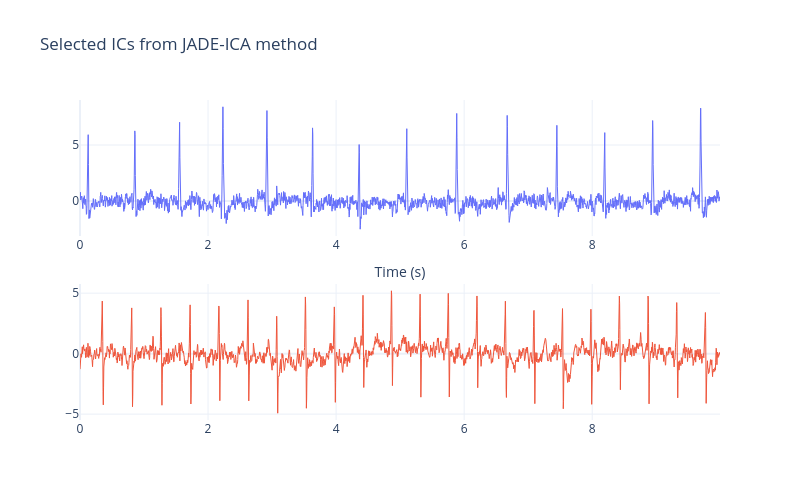

Here is the notebook cell this chart was saved with:
### Code cell
fig = make_subplots(rows=len(sources_df[['channel_1','channel_7']].columns.tolist()), cols=1, )

for i, channel in enumerate(sources_df[['channel_1','channel_7']].columns.tolist()):
    print(channel)
    fig.add_trace(
        go.Scatter(
            x=time,
            y=sources_df[channel].values, 
            mode='lines',
            line=dict(width=1),
            name=f'{channel}',
            showlegend=False
        ),
        row=i+1, col=1
    )

fig.update_layout(
    height=500,
    width=800,
    title="Selected ICs from JADE-ICA method",
    xaxis_title='Time (s)',
    template='plotly_white'
    
)
fig.update_xaxes(showgrid=True)
fig.update_yaxes(showgrid=True,)
#fig.write_image(os.path.join(IMAGE_DIR,f"{signal_name}_original_trace.png"), width=800, height=500, scale=2)
fig.show()

### Figure 1 — Plotly figure (JSON) as saved in the notebook; plotly's stock layout.template omitted (floating-point values rounded to 4 significant figures; data arrays with more than 128 entries replaced by an {"elided": "..."} marker saying what was removed)
{"data": [{"line": {"width": 1}, "mode": "lines", "name": "channel_1", "showlegend": false, "type": "scatter", "x": {"elided": "2500 float values"}, "xaxis": "x", "y": {"elided": "2500 float values"}, "yaxis": "y"}, {"line": {"width": 1}, "mode": "lines", "name": "channel_7", "showlegend": false, "type": "scatter", "x": {"elided": "2500 float values"}, "xaxis": "x2", "y": {"elided": "2500 float values"}, "yaxis": "y2"}], "layout": {"height": 500, "title": {"text": "Selected ICs from JADE-ICA method"}, "width": 800, "xaxis": {"anchor": "y", "domain": [0, 1], "showgrid": true, "title": {"text": "Time (s)"}}, "xaxis2": {"anchor": "y2", "domain": [0, 1], "showgrid": true}, "yaxis": {"anchor": "x", "domain": [0.575, 1], "showgrid": true}, "yaxis2": {"anchor": "x2", "domain": [0, 0.425], "showgrid": true}}}
